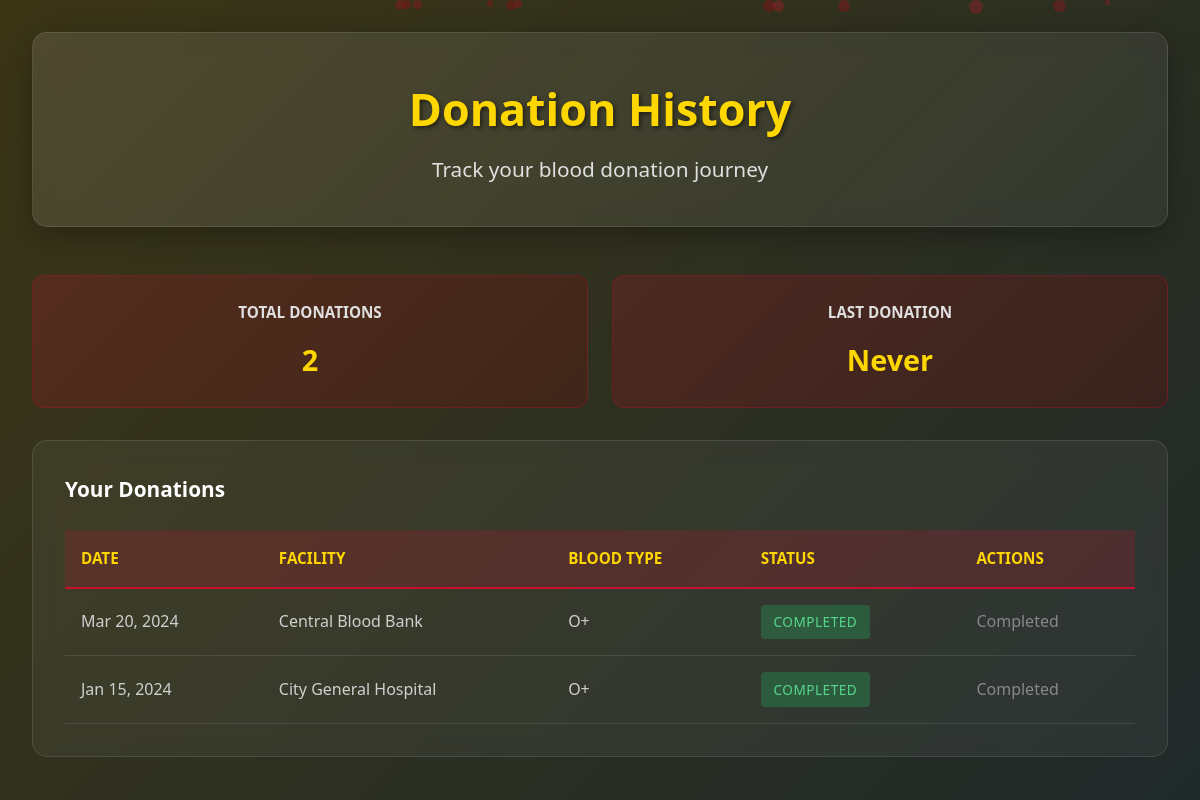
/donor/history.php (signed in), run on an earlier commit of the app's database.
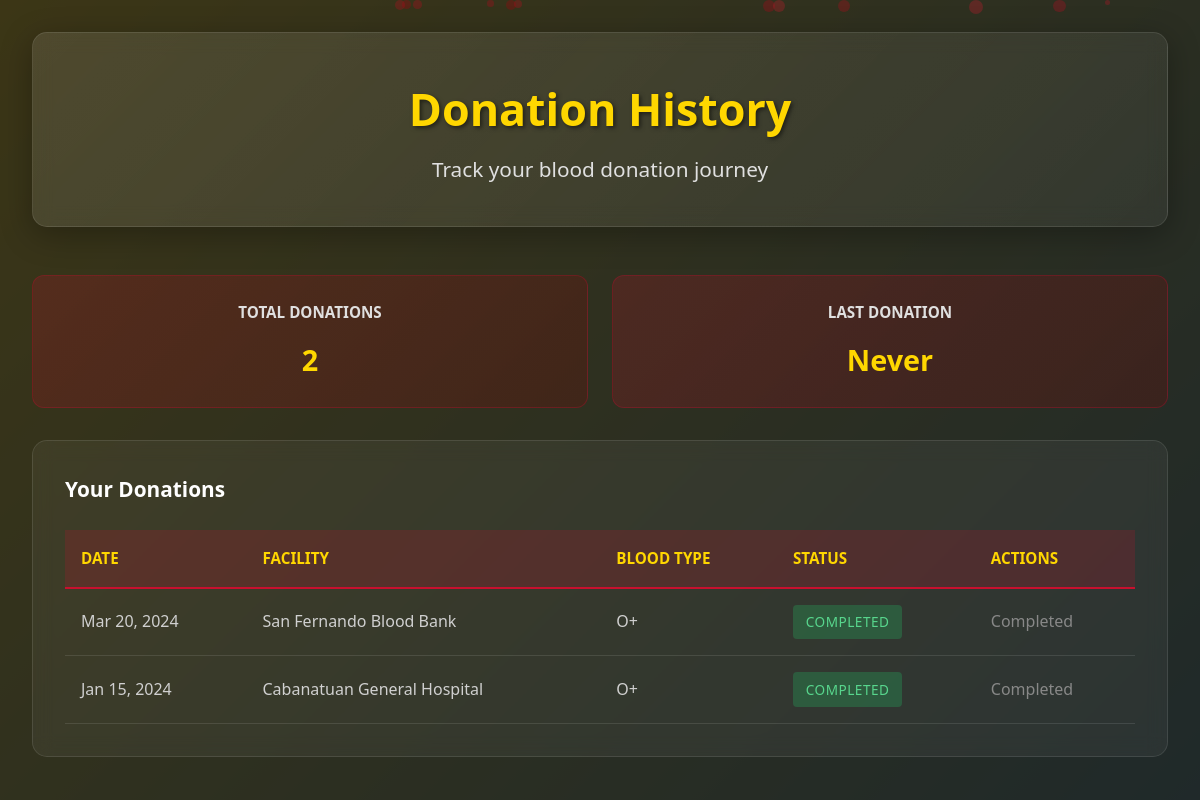
And on a later commit of the database.
### tables this page shows
CREATE TABLE donations (
    id INT AUTO_INCREMENT PRIMARY KEY,
    donor_id INT NOT NULL,
    facility_id INT NOT NULL,
    blood_type ENUM('A+', 'A-', 'B+', 'B-', 'AB+', 'AB-', 'O+', 'O-') NOT NULL,
    donation_date DATE NOT NULL,
    quantity INT DEFAULT 1,
    status ENUM('scheduled', 'completed', 'cancelled') DEFAULT 'scheduled',
    created_at TIMESTAMP DEFAULT CURRENT_TIMESTAMP,
    FOREIGN KEY (donor_id) REFERENCES users(id),
    FOREIGN KEY (facility_id) REFERENCES facilities(id)
);

CREATE TABLE facilities (
    id INT AUTO_INCREMENT PRIMARY KEY,
    name VARCHAR(255) NOT NULL,
    type ENUM('hospital', 'blood_bank') NOT NULL,
    address TEXT NOT NULL,
    city VARCHAR(100) NOT NULL,
    phone VARCHAR(20) NOT NULL,
    email VARCHAR(255) NOT NULL,
    admin_id INT,
    FOREIGN KEY (admin_id) REFERENCES users(id)
);

### includes/functions.php (called while the page is built, shortened)
<?php
include 'config.php';
function getUserData($user_id) {
    global $pdo;
    $stmt = $pdo->prepare("SELECT * FROM users WHERE id = ?");
    $stmt->execute([$user_id]);
    return $stmt->fetch(PDO::FETCH_ASSOC);
}
?>

### donor/history.php (the view, shortened to what this page needs)
<?php
$user = getUserData($_SESSION['user_id']);
global $pdo;
$stmt = $pdo->prepare("
    SELECT d.*, f.name as facility_name, f.type as facility_type
    FROM donations d
    JOIN facilities f ON d.facility_id = f.id
    WHERE d.donor_id = ?
    ORDER BY d.donation_date DESC
");
$stmt->execute([$_SESSION['user_id']]);
$donations = $stmt->fetchAll(PDO::FETCH_ASSOC);
?>
<!DOCTYPE html>
<html lang="en">
<head>
    <link rel="stylesheet" href="css/style.css">
</head>
<body>
    <div class="background-animation"></div>
    <div class="dashboard-container">
        <div class="dashboard-header">
            <h1>Donation History</h1>
            <p>Track your blood donation journey</p>
        </div>
        <div class="history-container">
                <div class="history-stats">
                <div class="stat-card">
                    <h3>Total Donations</h3>
                    <p class="stat-number"><?php echo count($donations); ?></p>
                </div>
                <div class="stat-card">
                    <h3>Last Donation</h3>
                    <p class="stat-number">
                        <?php
                        if ($user['last_donation_date']) {
                            echo date('M j, Y', strtotime($user['last_donation_date']));
                        } else {
                            echo 'Never';
                        }
                        ?>
                    </p>
                </div>
            </div>
            <div class="donations-list">
                <h3>Your Donations</h3>
                <?php if (empty($donations)): ?>
                    <div class="no-data">
                        <p>You haven't made any donations yet.</p>
                        <a href="schedule.php" class="btn btn-primary">Schedule Your First Donation</a>
                    </div>
                <?php else: ?>
                    <div class="data-table">
                        <table>
                            <thead>
                                <tr>
                                    <th>Date</th>
                                    <th>Facility</th>
                                    <th>Blood Type</th>
                                    <th>Status</th>
                                    <th>Actions</th>
                                </tr>
                            </thead>
                            <tbody>
                                <?php foreach ($donations as $donation): ?>
                                    <tr>
                                        <td><?php echo date('M j, Y', strtotime($donation['donation_date'])); ?></td>
                                        <td><?php echo htmlspecialchars($donation['facility_name']); ?></td>
                                        <td><?php echo htmlspecialchars($donation['blood_type']); ?></td>
                                        <td>
                                            <span class="status-badge status-<?php echo $donation['status']; ?>">
                                                <?php echo ucfirst($donation['status']); ?>
                                            </span>
                                        </td>
                                        <td>
                                            <?php if ($donation['status'] == 'scheduled'): ?>
                                                <button onclick="cancelDonation(<?php echo $donation['id']; ?>)" class="btn btn-small btn-danger">Cancel</button>
                                            <?php else: ?>
                                                <span class="text-muted">Completed</span>
                                            <?php endif; ?>
                                        </td>
                                    </tr>
                                <?php endforeach; ?>
                            </tbody>
                        </table>
                    </div>
                <?php endif; ?>
            </div>
        </div>
    </div>
</body>
</html>

### donor/css/style.css (style rules this page uses)
* { margin: 0; padding: 0; box-sizing: border-box; }
:root { --primary-red: #c8102e; --dark-red: #8b0000; --blood-red: #bb0a1e; --light-red: #ff6b6b; --yellow: #ffd700; --blue: #0066b2; --hospital-blue: #1e88e5; --bloodbank-purple: #8e44ad; --donor-green: #27ae60; --black: #1a1a1a; --white: #ffffff; --gray: #f5f5f5; --dark-gray: #333333; --text-light: #ffffff; --text-dark: #2c3e50; }
body { font-family: 'Segoe UI', Tahoma, Geneva, Verdana, sans-serif; line-height: 1.6; color: var(--text-light); overflow-x: hidden; position: relative; min-height: 100vh; background: var(--black); }
.background-animation { position: fixed; top: 0; left: 0; width: 100%; height: 100%; z-index: -1; background: linear-gradient(-45deg, var(--black), var(--dark-red), var(--blue), var(--yellow)); background-size: 400% 400%; animation: gradientShift 15s ease infinite; }
.background-animation::before { content: ''; position: absolute; top: 0; left: 0; width: 100%; height: 100%; background: rgba(26, 26, 26, 0.85); }
.dashboard-container { max-width: 1400px; margin: 0 auto; padding: 2rem; color: var(--text-light); }
.dashboard-header { text-align: center; margin-bottom: 3rem; padding: 2.5rem; background: linear-gradient(135deg, rgba(255,255,255,0.1), rgba(255,255,255,0.05)); backdrop-filter: blur(10px); border-radius: 15px; border: 1px solid rgba(255, 255, 255, 0.1); box-shadow: 0 8px 32px rgba(0, 0, 0, 0.3); }
.dashboard-header h1 { font-size: 2.8rem; margin-bottom: 0.5rem; color: var(--yellow); text-shadow: 2px 2px 4px rgba(0,0,0,0.5); font-weight: 700; }
.dashboard-header p { font-size: 1.3rem; color: #e0e0e0; font-weight: 300; }
.history-stats { display: grid; grid-template-columns: repeat(auto-fit, minmax(220px, 1fr)); gap: 1.5rem; margin-bottom: 2rem; }
.status-badge { padding: 0.5rem 1rem; border-radius: 20px; font-size: 0.85rem; font-weight: 600; display: inline-block; text-transform: uppercase; letter-spacing: 0.5px; }
.status-completed { background: #28a745; color: white; }
.donations-list { background: rgba(255, 255, 255, 0.05); backdrop-filter: blur(10px); padding: 2rem; border-radius: 15px; border: 1px solid rgba(255, 255, 255, 0.1); margin-top: 2rem; }
.donations-list h3 { color: var(--white); margin-bottom: 1.5rem; font-size: 1.3rem; font-weight: 600; }
.data-table { overflow-x: auto; }
.data-table table { width: 100%; border-collapse: collapse; color: #e0e0e0; }
.data-table thead { background: rgba(200, 16, 46, 0.2); border-bottom: 2px solid var(--primary-red); }
.data-table thead th { padding: 1rem; text-align: left; color: var(--yellow); font-weight: 600; font-size: 0.95rem; text-transform: uppercase; }
.data-table tbody tr { border-bottom: 1px solid rgba(255, 255, 255, 0.1); transition: all 0.3s ease; }
.data-table tbody td { padding: 1rem; color: #d0d0d0; }
.status-completed { background: rgba(39, 174, 96, 0.3); color: #58d68d; padding: 0.4rem 0.8rem; border-radius: 4px; font-size: 0.85rem; font-weight: 500; }
.text-muted { color: #888; }
.stat-card { background: linear-gradient(135deg, rgba(200, 16, 46, 0.2), rgba(139, 0, 0, 0.2)); padding: 1.5rem; border-radius: 12px; border: 1px solid rgba(200, 16, 46, 0.3); text-align: center; transition: all 0.3s ease; }
.stat-card h3 { color: #e0e0e0; font-size: 0.95rem; margin-bottom: 0.8rem; text-transform: uppercase; font-weight: 600; }
.stat-number { color: var(--yellow); font-size: 1.8rem; font-weight: 700; }
.history-container { max-width: 1200px; margin: 0 auto; }

What changed in the data, as far as the page shows it:
changed through a linked row, donations: facility.name "Central Blood Bank" → "San Fernando Blood Bank"
changed through a linked row, donations: facility.name "City General Hospital" → "Cabanatuan General Hospital"
